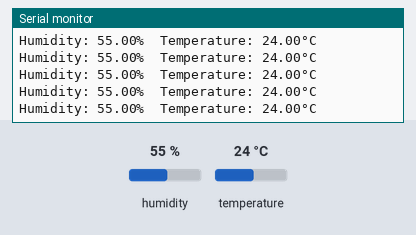
Bench run of a program on a simulated ESP8266 (NodeMCU). Shown: the last lines printed to the serial monitor. The inputs (shaded band) are chosen by the test bench; at power-on: humidity 55 %, temperature 24 °C.

Above: at 2.8 s.
2.9 s: humidity set to 22 %
At 4.25 s:
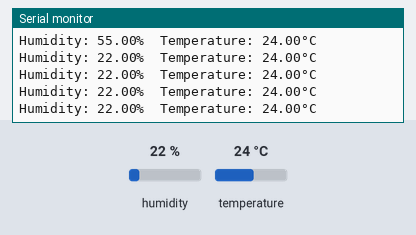
5.6 s: temperature set to 12 °C
At 6.3 s:
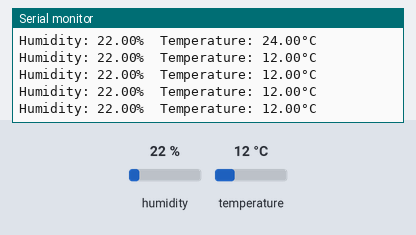
11.7 s: humidity set to 40 %
At 12.44 s:
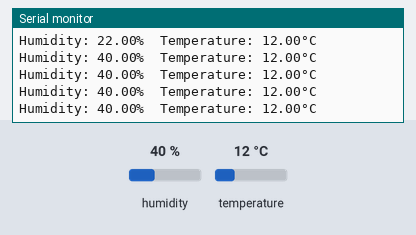
Timing chart, 0 to 14.7 s (numbered marks = the images above; inputs shaded):
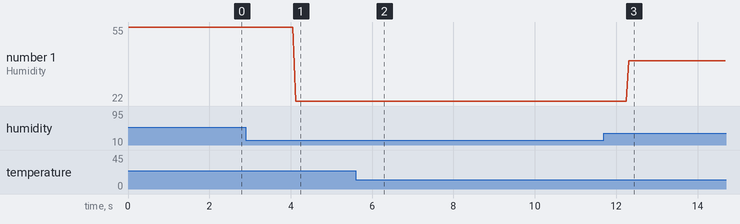

Measured:
- after the input at 2.9 s, the serial monitor: prints a new line after 1.2 s (image 1)
- after the input at 5.6 s, the serial monitor: prints a new line after 0.57 s (image 2)
- after the input at 11.7 s, the serial monitor: prints a new line after 0.61 s (image 3)
- plotted number 1: 55 → 22 after the input at 2.9 s, 22 → 40 after the input at 11.7 s

The program:

main.cpp
```cpp
#include <Arduino.h>
#include <DHT.h>
#define DHTPIN 2 // Pin where the DHT sensor is connected
DHT dht(DHTPIN, DHT11);

void setup()
{
  Serial.begin(9600);
  dht.begin();
}

void loop()
{
  // put your main code here, to run repeatedly:
  float h = dht.readHumidity();    // Read humidity
  float t = dht.readTemperature(); // Read temperature as Celsius
  // Check if any reads failed and exit early (to try again).
  if (isnan(h) || isnan(t))
  {
    Serial.println("Failed to read from DHT sensor!");
    return;
  }
  Serial.print("Humidity: ");
  Serial.print(h);
  Serial.print("%  Temperature: ");
  Serial.print(t);
  Serial.println("°C");
}
```
